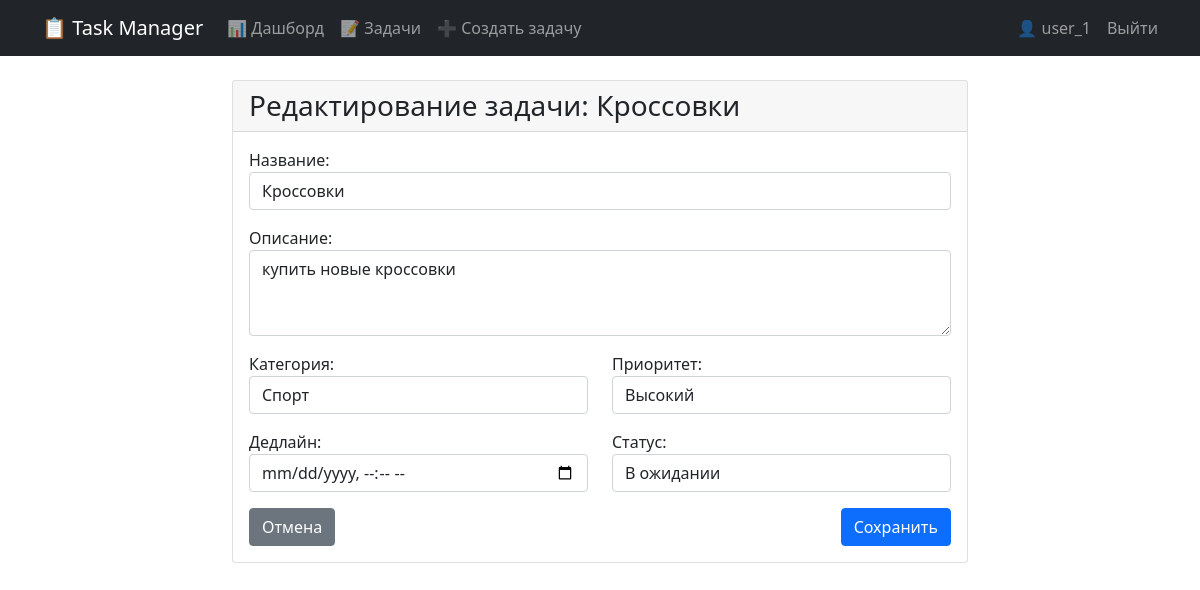
The page /tasks/12/edit/ (signed in) on the database its author committed.
### tasks/models.py (models this page shows, shortened)
class Task(models.Model):
    STATUS_CHOICES = [
        ('pending', 'В ожидании'),
        ('completed', 'Выполнено'),
    ]
    PRIORITY_CHOICES = [
        ('low', 'Низкий'),
        ('medium', 'Средний'),
        ('high', 'Высокий'),
    ]
    title = models.CharField(max_length=200, verbose_name="Название")
    description = models.TextField(blank=True, verbose_name="Описание")
    created_at = models.DateTimeField(auto_now_add=True)
    deadline = models.DateTimeField(null=True, blank=True, verbose_name="Дедлайн")
    status = models.CharField(
        max_length=20,
        choices=STATUS_CHOICES,
        default='pending',
        verbose_name="Статус"
    )
    priority = models.CharField(
        max_length=10,
        choices=PRIORITY_CHOICES,
        default='medium',
        verbose_name="Приоритет"
    )
    category = models.ForeignKey(
        Category,
        on_delete=models.SET_NULL,
        null=True,
        blank=True,
        verbose_name="Категория"
    )
    user = models.ForeignKey(
        User,
        on_delete=models.CASCADE,
        verbose_name="Пользователь"
    )
    class Meta:
        verbose_name = "Задача"
        verbose_name_plural = "Задачи"
        ordering = ['-created_at']

### tasks/views.py (the view)
# urls.py: path('tasks/<int:pk>/edit/', views.TaskUpdateView.as_view(), name='task_update'),
class TaskUpdateView(LoginRequiredMixin, UpdateView):
    model = Task
    form_class = TaskForm
    template_name = 'tasks/task_form.html'
    success_url = reverse_lazy('task_list')
    def get_queryset(self):
        return Task.objects.filter(user=self.request.user)

### tasks/forms.py
class TaskForm(forms.ModelForm):
    class Meta:
        model = Task
        fields = ['title', 'description', 'category', 'priority', 'deadline', 'status']
        widgets = {
            'title': forms.TextInput(attrs={
                'class': 'form-control',
                'placeholder': 'Введите название задачи'
            }),
            'description': forms.Textarea(attrs={
                'class': 'form-control',
                'rows': 3,
                'placeholder': 'Опишите задачу...'
            }),
            'category': forms.Select(attrs={'class': 'form-control'}),
            'priority': forms.Select(attrs={'class': 'form-control'}),
            'deadline': forms.DateTimeInput(attrs={
                'class': 'form-control',
                'type': 'datetime-local'
            }),
            'status': forms.Select(attrs={'class': 'form-control'}),
        }

### tasks/models.py (called while the page is built)
    def __str__(self):
        return self.name

### tasks/templates/tasks/task_form.html (shortened to what this page needs)
{% extends 'base.html' %}
{% block content %}
<div class="row justify-content-center">
    <div class="col-md-8">
        <div class="card">
            <div class="card-header">
                <h3 class="mb-0">
                    {% if task %}
                        Редактирование задачи: {{ task.title }}
                    {% else %}
                        Создание новой задачи
                    {% endif %}
                </h3>
            </div>
            <div class="card-body">
                <form method="post">
                    <div class="mb-3">
                        {{ form.title.label_tag }}
                        {{ form.title }}
                    </div>
                    <div class="mb-3">
                        {{ form.description.label_tag }}
                        {{ form.description }}
                    </div>
                    <div class="row">
                        <div class="col-md-6 mb-3">
                            {{ form.category.label_tag }}
                            {{ form.category }}
                        </div>
                        <div class="col-md-6 mb-3">
                            {{ form.priority.label_tag }}
                            {{ form.priority }}
                        </div>
                        <div class="col-md-6 mb-3">
                            {{ form.deadline.label_tag }}
                            {{ form.deadline }}
                        </div>
                        <div class="col-md-6 mb-3">
                            {{ form.status.label_tag }}
                            {{ form.status }}
                        </div>
                    </div>
                    <div class="d-flex justify-content-between">
                        <a href="{% url 'task_list' %}" class="btn btn-secondary">Отмена</a>
                        <button type="submit" class="btn btn-primary">
                            {% if task %}Сохранить{% else %}Создать{% endif %}
                        </button>
                    </div>
                </form>
            </div>
        </div>
    </div>
</div>
{% endblock %}

### templates/base.html (shortened to what this page needs)
<!DOCTYPE html>
<html lang="ru">
<head>
    <link href="https://cdn.jsdelivr.net/npm/bootstrap@5.1.3/dist/css/bootstrap.min.css" rel="stylesheet">
</head>
<body>
    <nav class="navbar navbar-expand-lg navbar-dark bg-dark mb-4">
        <div class="container">
            <a class="navbar-brand" href="{% url 'dashboard' %}">📋 Task Manager</a>
            <div class="collapse navbar-collapse" id="navbarNav">
                <ul class="navbar-nav me-auto">
                    <li class="nav-item">
                        <a class="nav-link" href="{% url 'dashboard' %}">📊 Дашборд</a>
                    </li>
                    <li class="nav-item">
                        <a class="nav-link" href="{% url 'task_list' %}">📝 Задачи</a>
                    </li>
                    <li class="nav-item">
                        <a class="nav-link" href="{% url 'task_create' %}">➕ Создать задачу</a>
                    </li>
                </ul>
                <ul class="navbar-nav">
                    {% if user.is_authenticated %}
                        <li class="nav-item">
                            <span class="navbar-text me-3">👤 {{ user.username }}</span>
                        </li>
                        <li class="nav-item">
                            <form method="post" action="{% url 'logout' %}" class="d-inline">
                                <button type="submit" class="logout-btn nav-link p-0">
                                    Выйти
                                </button>
                            </form>
                        </li>
                    {% else %}
                        <li class="nav-item">
                            <a class="nav-link" href="{% url 'login' %}">Войти</a>
                        </li>
                    {% endif %}
                </ul>
            </div>
        </div>
    </nav>
    <div class="container">
        {% block content %}{% endblock %}
    </div>
</body>
</html>

### templates/base.html (style rules this page uses)
.logout-btn { background: none; border: none; color: rgba(255,255,255,.55); padding: 0; font: inherit; cursor: pointer; }

### rows shown on the page
Task: title "Кроссовки", description "купить новые кроссовки", category "Спорт", priority "Высокий", status "В ожидании"

### other values the page prints
{{ user.username }} "user_1"
